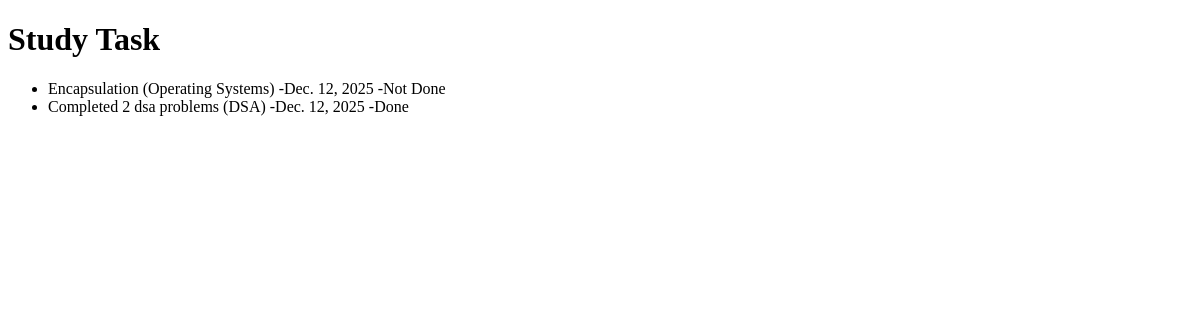
/tasks/, run on an earlier commit of the app's database.
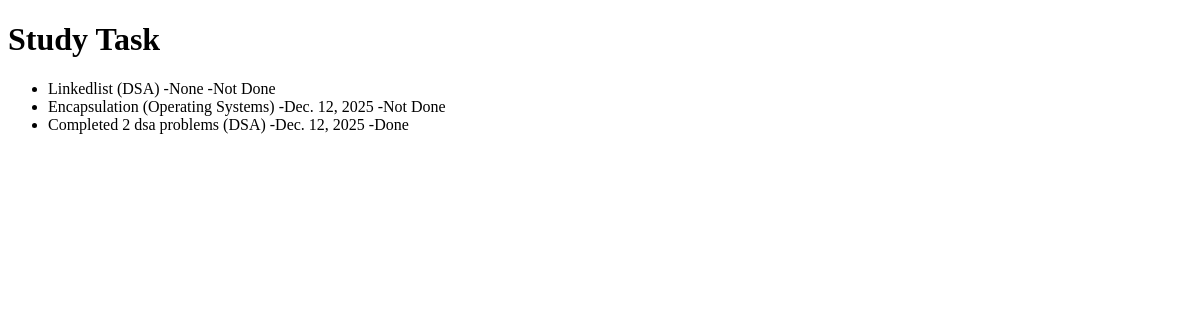
And on a later commit of the database.
### tracker/models.py (models this page shows, shortened)
class StudyTask(models.Model):
    topic = models.ForeignKey(Topic, on_delete=models.CASCADE)
    title = models.CharField( max_length=50)
    description = models.TextField(blank=True)
    target_date = models.DateField(null=True,blank=True)
    completed = models.BooleanField(default=False)
    notes = models.TextField( blank=True)

class Topic(models.Model):
    name = models.CharField( max_length=50)
    category = models.CharField( max_length=50)
    difficulty = models.CharField( max_length=50)

### tracker/views.py (the view)
# urls.py: path('tasks/',views.task_list,name="task_list"),
def task_list(request):
    tasks = StudyTask.objects.all().order_by("completed","target_date")
    return render(request,"tracker/task_lists.html",{
        "tasks" : tasks
    })

### tracker/templates/tracker/task_lists.html (shortened to what this page needs)
{% extends 'tracker/layout.html' %}
{% block body %}
<h1>Study Task</h1>
{% if tasks %}
<ul>
    {% for task in tasks %}
    <li>
        {{task.title}} ({{task.topic.name}})
        -{{task.target_date}}
        -{% if task.completed %}Done{% else %}Not Done{% endif %}
    </li>
    {% endfor %}
</ul>
{% else %}
    <p>No tasks yet.</p>
{% endif %}
{% endblock %}

### tracker/templates/tracker/layout.html (shortened to what this page needs)
<!DOCTYPE html>
<html lang="en">
<head>
</head>
<body>
    {% block body %}
    {% endblock %}
</body>
</html>

What changed in the data, as far as the page shows it:
added StudyTask: title "Linkedlist", topic.name "DSA", target_date "None", completed "Not Done"
